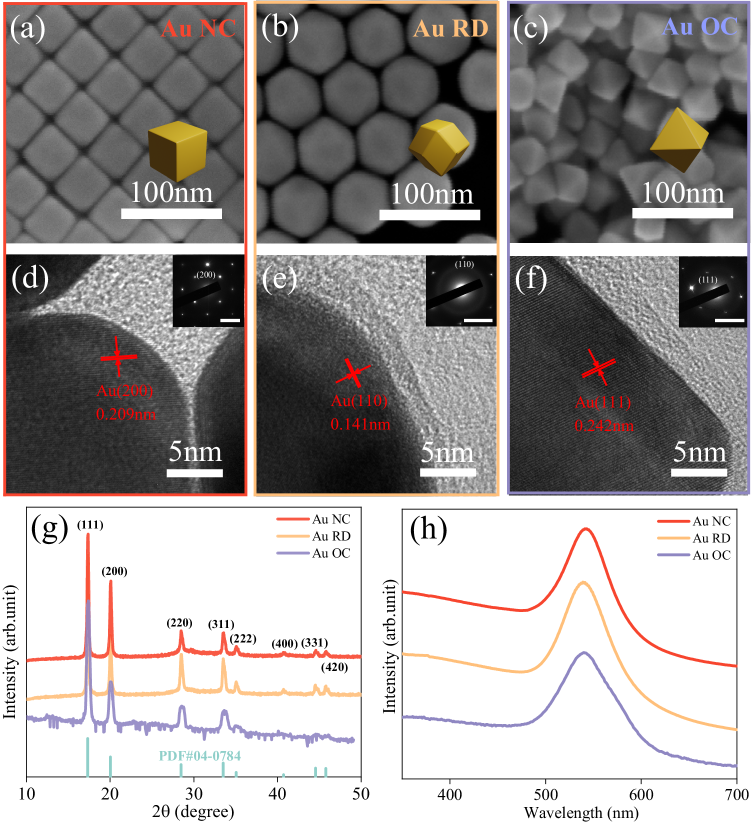
#> input picture site/references/nanoparticle/kang-2024-figure-1.png, 1503 x 1646 px (shown at 1/2 size)
$ python prepare_source.py
#> lines starting #> are read from the running program, lines starting #| are printed output that depends on the picture
"""Lossless, native-pixel panel extraction; never repaint scientific source images."""
from pathlib import Path
from PIL import Image
import hashlib,json
root=Path(__file__).resolve().parents[2]
p=root/'site/references/nanoparticle/kang-2024-figure-1.png'
im=Image.open(p)
#> im is the input picture: PIL image 1503x1646 RGBA; mean R, G, B, A 159.2, 154.9, 153.6, 255
# Native source is 1503 x 1646. Keep complete panel letters and 100 nm bars.
rects={'a':(0,0,498,494),'c':(1008,0,1503,494)}
for panel,rect in rects.items():im.crop(rect).save(root/f'site/assets/nanoparticle/kang-panel-{panel}.webp',lossless=True)
#> this loop made 2 passes
#> pass 1, `for panel,rect in rects.items():im.crop(rect).save(root/f'site/assets/..`:
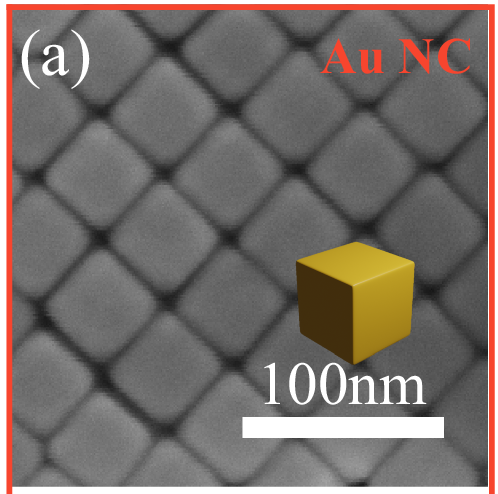
#> saved as kang-panel-a.webp: PIL image 498x494 RGBA; mean R, G, B, A 118.1, 109.7, 104.8, 255
#> pass 2, `for panel,rect in rects.items():im.crop(rect).save(root/f'site/assets/..`:
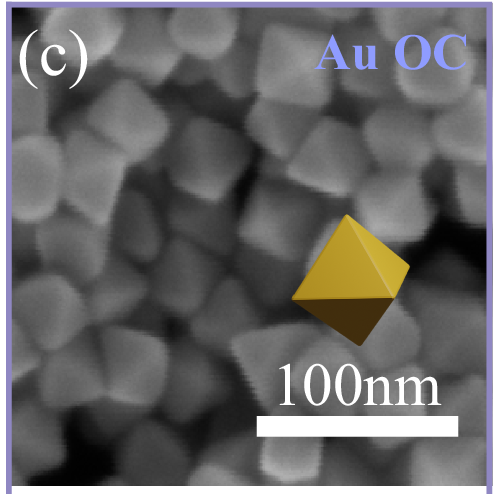
#> saved as kang-panel-c.webp: PIL image 495x494 RGBA; mean R, G, B, A 103.1, 102, 101.6, 255
(root/'site/references/nanoparticle/provenance.json').write_text(json.dumps({'source':'https://www.nature.com/articles/s41467-024-47994-y','doi':'10.1038/s41467-024-47994-y','figure':1,'license':'CC BY 4.0','license_url':'https://creativecommons.org/licenses/by/4.0/','authors':'Kang et al.','year':2024,'original_size':im.size,'sha256':hashlib.sha256(p.read_bytes()).hexdigest(),'changes':'Lossless native-resolution rectangular crops of complete panels a and c. No resampling, retouching or enhancement. Animated outlines are separate explanatory overlays.','crop_rectangles':rects},indent=2))
